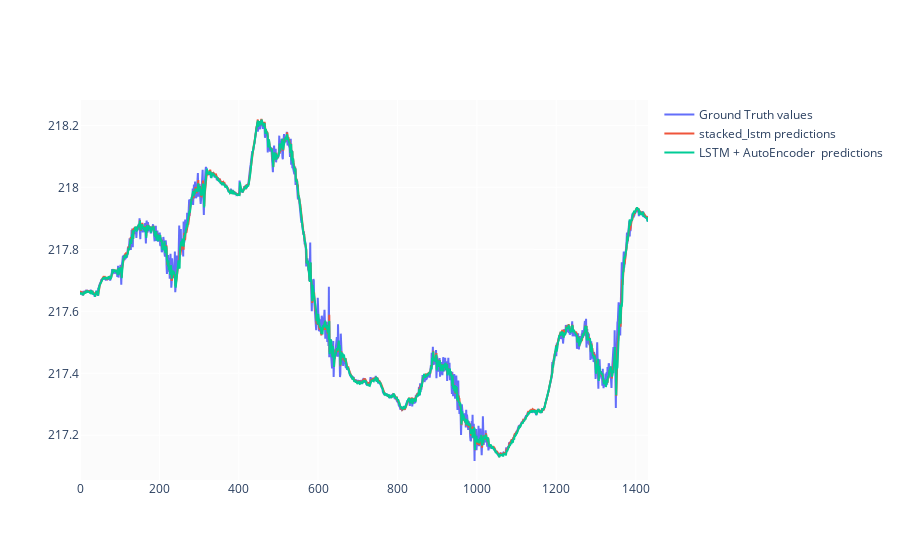

The notebook cell saved with this chart:
### Code cell
val_data = val_data.iloc[window_size:]

pred = predict( stacked_lstm , valid_dataset)
val_data['WL_pct_hat'] = pred / 10000
val_data['WL_hat_stacked_lstm'] = val_data['Water Level_previous'] * (1+val_data['WL_pct_hat'] )

pred = predict( autoencoder_lstm , valid_dataset ,is_added_auto_encoder = True )
val_data['WL_pct_hat'] = pred / 10000
val_data['WL_hat_autoencoder_lstm'] = val_data['Water Level_previous'] * (1+val_data['WL_pct_hat'] )

fig = make_subplots()
fig.add_trace(go.Scatter( y=val_data['Value'].values, name='Ground Truth values'))
fig.add_trace(go.Scatter( y=val_data['WL_hat_stacked_lstm'].values ,name='stacked_lstm predictions'))
fig.add_trace(go.Scatter( y=val_data['WL_hat_autoencoder_lstm'].values ,name='LSTM + AutoEncoder  predictions'))

fig.show()

### Figure 1 — Plotly figure (JSON) as saved in the notebook; plotly's stock layout.template omitted (floating-point values rounded to 4 significant figures; data arrays with more than 128 entries replaced by an {"elided": "..."} marker saying what was removed)
{"data": [{"name": "Ground Truth values", "type": "scatter", "y": {"elided": "1432 float values"}}, {"name": "stacked_lstm predictions", "type": "scatter", "y": {"elided": "1432 float values"}}, {"name": "LSTM + AutoEncoder  predictions", "type": "scatter", "y": {"elided": "1432 float values"}}], "layout": {"xaxis": {"anchor": "y", "domain": [0, 1]}, "yaxis": {"anchor": "x", "domain": [0, 1]}}}
